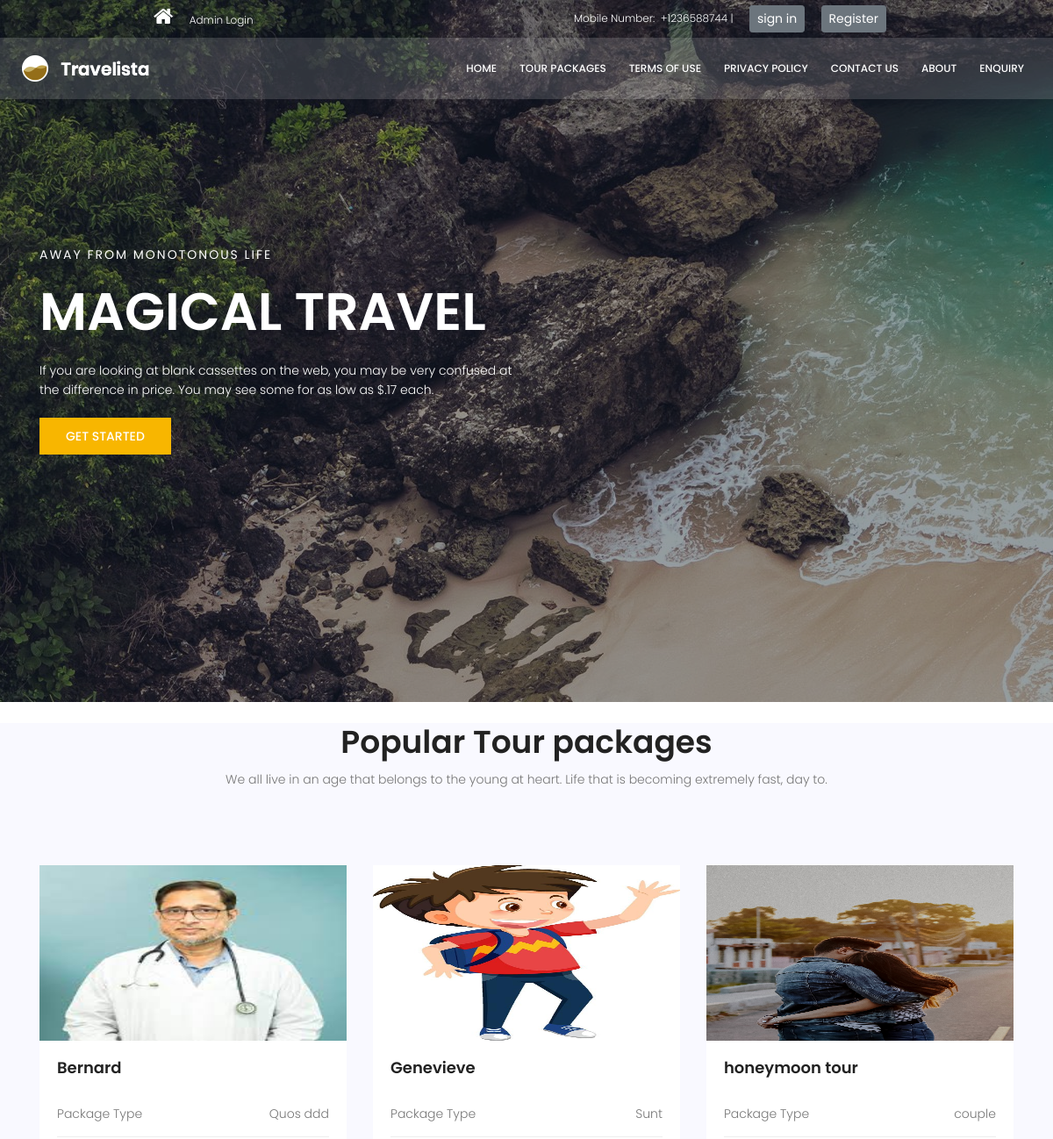
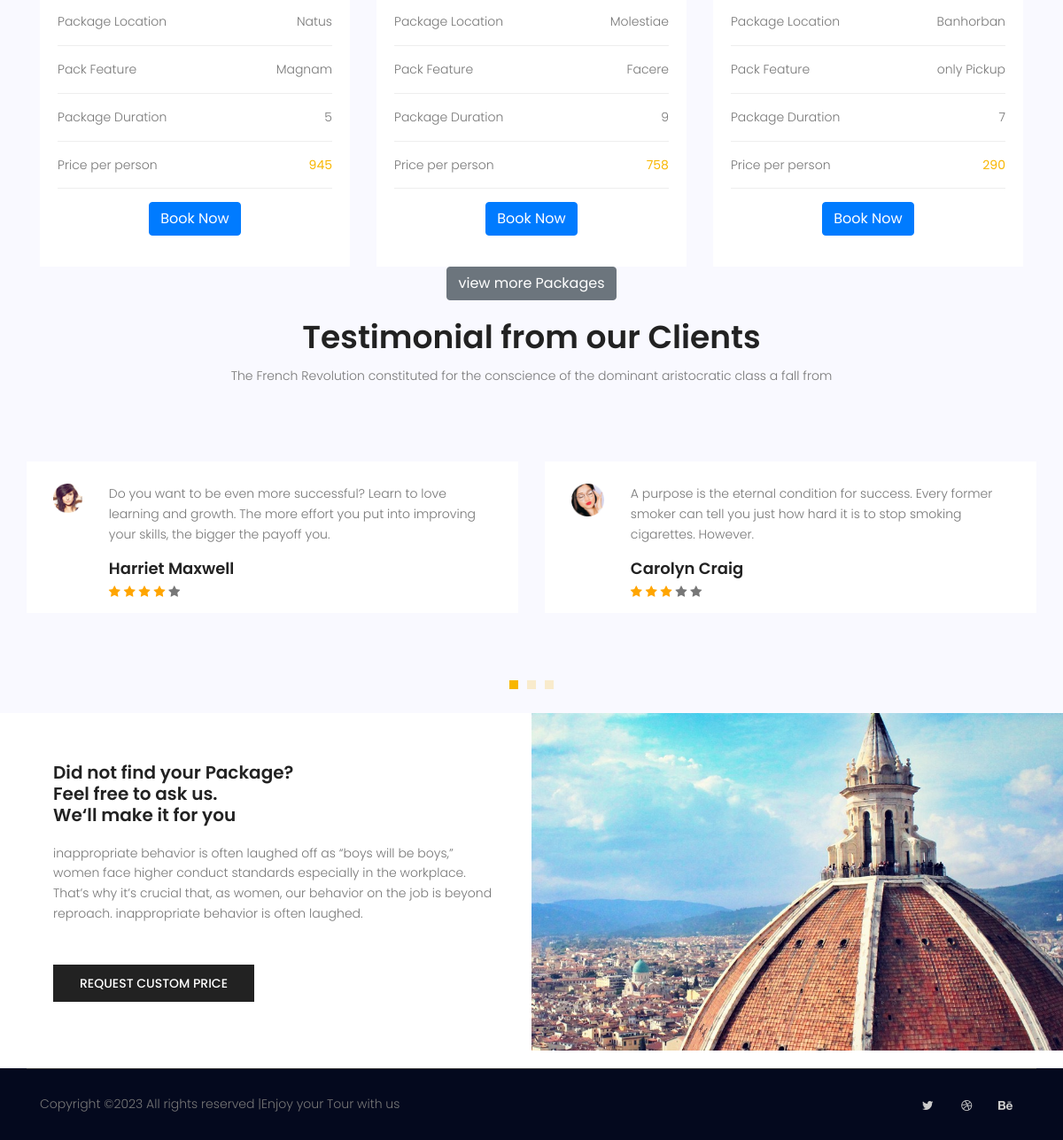
The page / on the database its author committed (2 pictures, top to bottom).
### tables this page shows
CREATE TABLE `tourpackages` (
  `id` int(11) NOT NULL,
  `packagename` varchar(255) NOT NULL,
  `packagetype` varchar(255) NOT NULL,
  `packagelocation` varchar(255) NOT NULL,
  `packageduration` int(11) NOT NULL,
  `packageprice` int(11) NOT NULL,
  `packagefeature` varchar(255) NOT NULL,
  `packagedetails` varchar(255) NOT NULL,
  `packkageimage` varchar(255) NOT NULL,
  `createdate` timestamp NOT NULL DEFAULT current_timestamp(),
  `updatedate` timestamp NOT NULL DEFAULT current_timestamp() ON UPDATE current_timestamp()
);

### index.php (the view, shortened to what this page needs)
<!DOCTYPE html>
<html lang="zxx" class="no-js">
<head>
	<link rel="stylesheet" href="css/linearicons.css">
	<link rel="stylesheet" href="css/font-awesome.min.css">
	<link rel="stylesheet" href="css/bootstrap.css">
	<link rel="stylesheet" href="css/magnific-popup.css">
	<link rel="stylesheet" href="css/jquery-ui.css">
	<link rel="stylesheet" href="css/nice-select.css">
	<link rel="stylesheet" href="css/animate.min.css">
	<link rel="stylesheet" href="css/owl.carousel.css">
	<link rel="stylesheet" href="css/main.css">
</head>
<body>
	<header id="header">
		<?php
		$session = $_SESSION['user_email'] ?? '';
		if($session){
			require_once "includes/after_signin_header.php";
	   }else{
			require_once "includes/before_signin_header.php";
		}
		?>
		<div class=" main-menu">
			<div class="row align-items-center justify-content-between d-flex">
				<div id="logo">
					<a href="index.html"><img src="img/logo.png" alt="" title="" /></a>
				</div>
				<nav id="nav-menu-container">
					<ul class="nav-menu">
						<li><a href="index.php">Home</a></li>
						<li><a href="package_list.php">Tour Packages</a></li>
						<li><a href="user_pages.php?type=terms">Terms of Use</a></li>
						<li><a href="user_pages.php?type=privacy">Privacy Policy</a></li>
						<li><a href="user_pages.php?type=contact">Contact Us</a></li>
						<li><a href="user_pages.php?type=about">About</a></li>
						<?php
						if($session){ ?>
							<li class="menu-has-children"><a href="#" data-toggle="modal" data-target="#user_writeus_modal">Write us</a> </li>
					<?php	}else{ ?>
						   <li class="menu-has-children"><a href="enquiry.php">Enquiry</a> </li>
					<?php	} ?>
					</ul>
				</nav>
			</div>
		</div>
	</header>
	<section class="banner-area relative">
		<div class="overlay overlay-bg"></div>
		<div class="container">
			<div class="row fullscreen align-items-center justify-content-between">
				<div class="col-lg-6 col-md-6 banner-left">
					<h6 class="text-white">Away from monotonous life</h6>
					<h1 class="text-white">Magical Travel</h1>
					<p class="text-white">
						If you are looking at blank cassettes on the web, you may be very confused at the difference in price. You may see some for as low as $.17 each.
					</p>
					<a href="#" class="primary-btn text-uppercase">Get Started</a>
				</div>
			</div>
		</div>
	</section>
	 <?php require_once "includes/user_write_modal.php" ?>
	<section class="destinations-area section-gap">
		<div class="container mt-4">
			<div class="row d-flex justify-content-center">
				<div class="menu-content pb-40 col-lg-8">
					<div class="title text-center">
						<h1 class="mb-10">Popular Tour packages</h1>
						<p>We all live in an age that belongs to the young at heart. Life that is becoming extremely fast, day to.</p>
					</div>
				</div>
			</div>
			<div class="row">
			<?php
			 $select_tourpackage_query = "SELECT * FROM `tourpackages`  LIMIT 3 " ;
			 $select_tourpackage_query_run = mysqli_query($con, $select_tourpackage_query);
			 while($row = mysqli_fetch_assoc($select_tourpackage_query_run)){ ?>
				<div class="col-lg-4">
					<div class="single-destinations">
						<div class="thumb">
							<img src="admin/img/package_img/<?= $row['packkageimage'] ?>" alt="" height="200px" width="200px">
						</div>
						<div class="details">
							<h4><?= $row['packagename'] ?></h4>
							<ul class="package-list">
								<li class="d-flex justify-content-between align-items-center">
									<span>Package Type</span>
									<span><?= $row['packagetype'] ?></span>
								</li>
								<li class="d-flex justify-content-between align-items-center">
									<span>Package Location</span>
									<span><?= $row['packagelocation'] ?></span>
								</li>
								<li class="d-flex justify-content-between align-items-center">
									<span>Pack Feature</span>
									<span><?= $row['packagefeature'] ?></span>
								</li>
								<li class="d-flex justify-content-between align-items-center">
									<span>Package Duration</span>
									<span><?= $row['packageduration'] ?></span>
								</li>
								<li class="d-flex justify-content-between align-items-center">
									<span>Price per person</span>
									<span><b><?= $row['packageprice'] ?></b></span>
								</li>
								<li class="d-flex justify-content-center align-items-center">
								<a href="package_details.php?id=<?=$row['id']?>" class="btn btn-primary ">Book Now</a>
								</li>
							</ul>
						</div>
					</div>
				</div>
				<?php } ?>
<div class="container">
	<div class="row d-flex justify-content-center">
		<a href="package_list.php" class="btn btn-secondary ">view more Packages</a>
	</div>
</div>
			</div>
		</div>
	</section>
	<section class="testimonial-area section-gap">
		<div class="container">
			<div class="row d-flex justify-content-center">
				<div class="menu-content pb-70 col-lg-8">
					<div class="title text-center">
						<h1 class="mb-10">Testimonial from our Clients</h1>
						<p>The French Revolution constituted for the conscience of the dominant aristocratic class a fall from </p>
					</div>
				</div>
			</div>
			<div class="row">
				<div class="active-testimonial">
					<div class="single-testimonial item d-flex flex-row">
						<div class="thumb">
							<img class="img-fluid" src="img/elements/user1.png" alt="">
						</div>
						<div class="desc">
							<p>
								Do you want to be even more successful? Learn to love learning and growth. The more effort you put into improving your skills, the bigger the payoff you.
							</p>
							<h4>Harriet Maxwell</h4>
							<div class="star">
								<span class="fa fa-star checked"></span>
								<span class="fa fa-star checked"></span>
								<span class="fa fa-star checked"></span>
								<span class="fa fa-star checked"></span>
								<span class="fa fa-star"></span>
							</div>
						</div>
					</div>
					<div class="single-testimonial item d-flex flex-row">
						<div class="thumb">
							<img class="img-fluid" src="img/elements/user2.png" alt="">
						</div>
						<div class="desc">
							<p>
								A purpose is the eternal condition for success. Every former smoker can tell you just how hard it is to stop smoking cigarettes. However.
							</p>
							<h4>Carolyn Craig</h4>
							<div class="star">
								<span class="fa fa-star checked"></span>
								<span class="fa fa-star checked"></span>
								<span class="fa fa-star checked"></span>
								<span class="fa fa-star"></span>
								<span class="fa fa-star"></span>
							</div>
						</div>
					</div>
				</div>
			</div>
		</div>
	</section>
	<section class="home-about-area">
		<div class="container-fluid">
			<div class="row align-items-center justify-content-end">
				<div class="col-lg-6 col-md-12 home-about-left">
					<h1>
						Did not find your Package? <br>
						Feel free to ask us. <br>
						We‘ll make it for you
					</h1>
					<p>
						inappropriate behavior is often laughed off as “boys will be boys,” women face higher conduct standards especially in the workplace. That’s why it’s crucial that, as women, our behavior on the job is beyond reproach. inappropriate behavior is often laughed.
					</p>
					<a href="#" class="primary-btn text-uppercase">request custom price</a>
				</div>
				<div class="col-lg-6 col-md-12 home-about-right no-padding">
					<img class="img-fluid" src="img/about-img.jpg" alt="">
				</div>
			</div>
		</div>
	</section>
	<?php require_once "includes/footer.php";?>
</body>
</html>

### rows shown on the page
tourpackages: packkageimage (picture), packagename "Bernard", packagetype "Quos ddd", packagelocation "Natus", packagefeature "Magnam", packageduration "5", packageprice "945"
tourpackages: packkageimage (picture), packagename "Genevieve", packagetype "Sunt", packagelocation "Molestiae", packagefeature "Facere", packageduration "9", packageprice "758"
tourpackages: packkageimage (picture), packagename "honeymoon tour", packagetype "couple", packagelocation "Banhorban", packagefeature "only Pickup", packageduration "7", packageprice "290"
